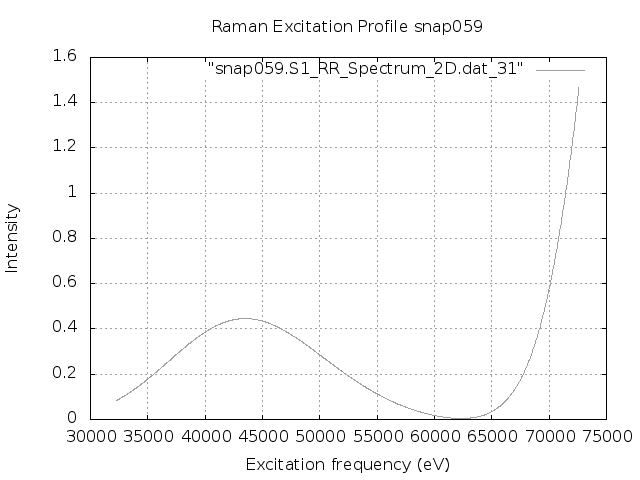

The script that saved this image:
set terminal png
set output "snap059.S1.REP.png"
set xlabel 'Excitation frequency (eV)'
set ylabel 'Intensity'
set title "Raman Excitation Profile snap059"
set grid
set autoscale
plot "snap059.S1_RR_Spectrum_2D.dat_31" with lines lc "blue"
exit
